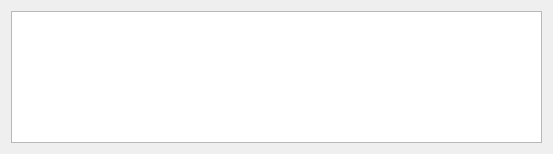
<?xml version="1.0" encoding="UTF-8"?>
<ui version="4.0">
 <class>table</class>
 <widget class="QWidget" name="table">
  <property name="geometry">
   <rect>
    <x>0</x>
    <y>0</y>
    <width>553</width>
    <height>154</height>
   </rect>
  </property>
  <property name="windowTitle">
   <string>信息查看</string>
  </property>
  <property name="windowIcon">
   <iconset resource="../../../.qrc">
    <normaloff>:/qt2/project/library/jvti.png</normaloff>:/qt2/project/library/jvti.png</iconset>
  </property>
  <layout class="QGridLayout" name="gridLayout">
   <item row="0" column="0" alignment="Qt::AlignmentFlag::AlignVCenter">
    <widget class="QTableWidget" name="tableWidget">
     <property name="sizePolicy">
      <sizepolicy hsizetype="Expanding" vsizetype="Expanding">
       <horstretch>100</horstretch>
       <verstretch>0</verstretch>
      </sizepolicy>
     </property>
    </widget>
   </item>
  </layout>
 </widget>
 <resources>
  <include location="../../../.qrc"/>
 </resources>
 <connections/>
</ui>
